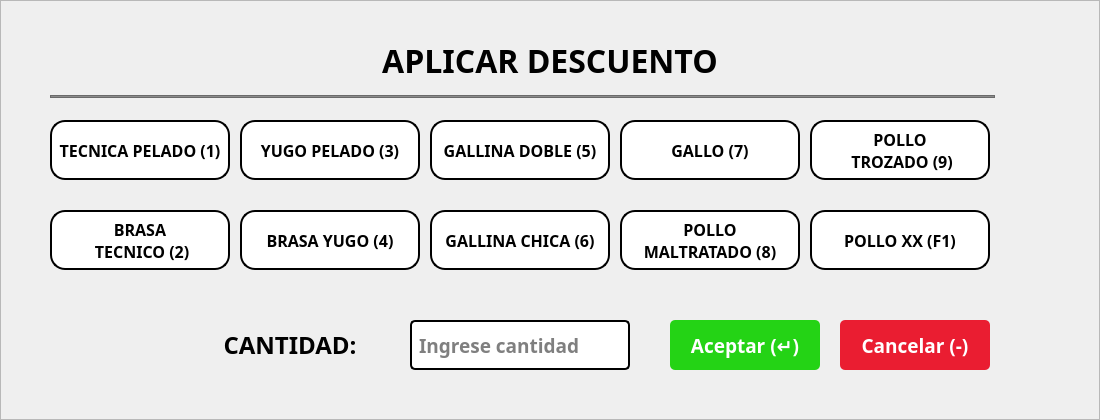
    <widget class="QFrame" name="frmAplicarDescuento">
     <property name="geometry">
      <rect>
       <x>410</x>
       <y>330</y>
       <width>1100</width>
       <height>420</height>
      </rect>
     </property>
     <property name="styleSheet">
      <string notr="true">#frmAplicarDescuento{background-color: rgb(255, 255, 255);
color: rgb(0, 0, 0);
border:none;
border-radius: 10px;
border: 2px solid #D9D9D9;}</string>
     </property>
     <property name="frameShape">
      <enum>QFrame::StyledPanel</enum>
     </property>
     <property name="frameShadow">
      <enum>QFrame::Raised</enum>
     </property>
     <widget class="QLabel" name="lblTextAplicarDescuento">
      <property name="geometry">
       <rect>
        <x>50</x>
        <y>35</y>
        <width>1000</width>
        <height>50</height>
       </rect>
      </property>
      <property name="font">
       <font>
        <family>Poppins</family>
        <pointsize>24</pointsize>
        <weight>75</weight>
        <bold>true</bold>
       </font>
      </property>
      <property name="text">
       <string>APLICAR DESCUENTO</string>
      </property>
      <property name="alignment">
       <set>Qt::AlignCenter</set>
      </property>
     </widget>
     <widget class="QLabel" name="btnDescGallinaDoble">
      <property name="geometry">
       <rect>
        <x>430</x>
        <y>120</y>
        <width>180</width>
        <height>60</height>
       </rect>
      </property>
      <property name="font">
       <font>
        <family>Poppins</family>
        <pointsize>12</pointsize>
        <weight>75</weight>
        <bold>true</bold>
       </font>
      </property>
      <property name="styleSheet">
       <string notr="true">background-color: rgb(255, 255, 255);
border-color: rgb(0, 0, 0);
border: 2px solid black;
  border-radius: 15px;</string>
      </property>
      <property name="text">
       <string>GALLINA DOBLE (5)</string>
      </property>
      <property name="alignment">
       <set>Qt::AlignCenter</set>
      </property>
     </widget>
     <widget class="QLabel" name="lblCantidadDesc">
      <property name="geometry">
       <rect>
        <x>190</x>
        <y>320</y>
        <width>200</width>
        <height>50</height>
       </rect>
      </property>
      <property name="font">
       <font>
        <family>Poppins</family>
        <pointsize>18</pointsize>
        <weight>75</weight>
        <bold>true</bold>
       </font>
      </property>
      <property name="text">
       <string>CANTIDAD:</string>
      </property>
      <property name="alignment">
       <set>Qt::AlignCenter</set>
      </property>
     </widget>
     <widget class="QLabel" name="imgIconDesc">
      <property name="enabled">
       <bool>true</bool>
      </property>
      <property name="geometry">
       <rect>
        <x>1010</x>
        <y>170</y>
        <width>50</width>
        <height>50</height>
       </rect>
      </property>
      <property name="text">
       <string/>
      </property>
      <property name="scaledContents">
       <bool>true</bool>
      </property>
      <property name="wordWrap">
       <bool>true</bool>
      </property>
     </widget>
     <widget class="QLabel" name="btnDescGallo">
      <property name="geometry">
       <rect>
        <x>620</x>
        <y>120</y>
        <width>180</width>
        <height>60</height>
       </rect>
      </property>
      <property name="font">
       <font>
        <family>Poppins</family>
        <pointsize>12</pointsize>
        <weight>75</weight>
        <bold>true</bold>
       </font>
      </property>
      <property name="styleSheet">
       <string notr="true">background-color: rgb(255, 255, 255);
border-color: rgb(0, 0, 0);
border: 2px solid black;
  border-radius: 15px;</string>
      </property>
      <property name="text">
       <string>GALLO (7)</string>
      </property>
      <property name="alignment">
       <set>Qt::AlignCenter</set>
      </property>
     </widget>
     <widget class="QPushButton" name="btnAceptarFrmAplicarDescuento">
      <property name="geometry">
       <rect>
        <x>670</x>
        <y>320</y>
        <width>150</width>
        <height>50</height>
       </rect>
      </property>
      <property name="font">
       <font>
        <family>Poppins</family>
        <pointsize>14</pointsize>
        <weight>75</weight>
        <bold>true</bold>
       </font>
      </property>
      <property name="cursor">
       <cursorShape>PointingHandCursor</cursorShape>
      </property>
      <property name="styleSheet">
       <string notr="true">background-color: rgb(36, 211, 21);
color: rgb(255, 255, 255);
border:none;
border-radius: 5px;</string>
      </property>
      <property name="text">
       <string>Aceptar (↵)</string>
      </property>
      <property name="flat">
       <bool>false</bool>
      </property>
     </widget>
     <widget class="QPushButton" name="btnCancelarFrmAplicarDescuento">
      <property name="geometry">
       <rect>
        <x>840</x>
        <y>320</y>
        <width>150</width>
        <height>50</height>
       </rect>
      </property>
      <property name="font">
       <font>
        <family>Poppins</family>
        <pointsize>14</pointsize>
        <weight>75</weight>
        <bold>true</bold>
       </font>
      </property>
      <property name="cursor">
       <cursorShape>PointingHandCursor</cursorShape>
      </property>
      <property name="styleSheet">
       <string notr="true">background-color: rgb(234, 29, 49);
color: rgb(255, 255, 255);
border:none;
border-radius: 5px;</string>
      </property>
      <property name="text">
       <string>Cancelar (-)</string>
      </property>
     </widget>
     <widget class="QFrame" name="frame">
      <property name="geometry">
       <rect>
        <x>50</x>
        <y>95</y>
        <width>945</width>
        <height>3</height>
       </rect>
      </property>
      <property name="styleSheet">
       <string notr="true">background-color: rgb(139, 139, 139);</string>
      </property>
      <property name="frameShape">
       <enum>QFrame::StyledPanel</enum>
      </property>
      <property name="frameShadow">
       <enum>QFrame::Raised</enum>
      </property>
     </widget>
     <widget class="QLineEdit" name="txtCantidadDescuento">
      <property name="geometry">
       <rect>
        <x>410</x>
        <y>320</y>
        <width>220</width>
        <height>50</height>
       </rect>
      </property>
      <property name="font">
       <font>
        <family>Poppins</family>
        <pointsize>14</pointsize>
        <weight>75</weight>
        <bold>true</bold>
       </font>
      </property>
      <property name="styleSheet">
       <string notr="true">background-color: rgb(255, 255, 255);
color: rgb(0, 0, 0);
border-radius: 5px;
border: 2px solid #000;
padding: 5px</string>
      </property>
      <property name="text">
       <string/>
      </property>
      <property name="placeholderText">
       <string>Ingrese cantidad</string>
      </property>
     </widget>
     <widget class="QLabel" name="btnDescPolloTrozado">
      <property name="geometry">
       <rect>
        <x>810</x>
        <y>120</y>
        <width>180</width>
        <height>60</height>
       </rect>
      </property>
      <property name="font">
       <font>
        <family>Poppins</family>
        <pointsize>12</pointsize>
        <weight>75</weight>
        <bold>true</bold>
       </font>
      </property>
      <property name="styleSheet">
       <string notr="true">background-color: rgb(255, 255, 255);
border-color: rgb(0, 0, 0);
border: 2px solid black;
  border-radius: 15px;</string>
      </property>
      <property name="text">
       <string>POLLO 
 TROZADO (9)</string>
      </property>
      <property name="alignment">
       <set>Qt::AlignCenter</set>
      </property>
     </widget>
     <widget class="QLabel" name="btnDescYugoPelado">
      <property name="geometry">
       <rect>
        <x>240</x>
        <y>120</y>
        <width>180</width>
        <height>60</height>
       </rect>
      </property>
      <property name="font">
       <font>
        <family>Poppins</family>
        <pointsize>12</pointsize>
        <weight>75</weight>
        <bold>true</bold>
       </font>
      </property>
      <property name="styleSheet">
       <string notr="true">background-color: rgb(255, 255, 255);
border-color: rgb(0, 0, 0);
border: 2px solid black;
  border-radius: 15px;</string>
      </property>
      <property name="text">
       <string>YUGO PELADO (3)</string>
      </property>
      <property name="alignment">
       <set>Qt::AlignCenter</set>
      </property>
     </widget>
     <widget class="QLabel" name="btnDescTecnicoPelado">
      <property name="geometry">
       <rect>
        <x>50</x>
        <y>120</y>
        <width>180</width>
        <height>60</height>
       </rect>
      </property>
      <property name="font">
       <font>
        <family>Poppins</family>
        <pointsize>12</pointsize>
        <weight>75</weight>
        <bold>true</bold>
       </font>
      </property>
      <property name="styleSheet">
       <string notr="true">background-color: rgb(255, 255, 255);
border-color: rgb(0, 0, 0);
border: 2px solid black;
  border-radius: 15px;</string>
      </property>
      <property name="text">
       <string>TECNICA PELADO (1)</string>
      </property>
      <property name="alignment">
       <set>Qt::AlignCenter</set>
      </property>
     </widget>
     <widget class="QLabel" name="btnDescGallinaChica">
      <property name="geometry">
       <rect>
        <x>430</x>
        <y>210</y>
        <width>180</width>
        <height>60</height>
       </rect>
      </property>
      <property name="font">
       <font>
        <family>Poppins</family>
        <pointsize>12</pointsize>
        <weight>75</weight>
        <bold>true</bold>
       </font>
      </property>
      <property name="styleSheet">
       <string notr="true">background-color: rgb(255, 255, 255);
border-color: rgb(0, 0, 0);
border: 2px solid black;
  border-radius: 15px;</string>
      </property>
      <property name="text">
       <string>GALLINA CHICA (6)</string>
      </property>
      <property name="alignment">
       <set>Qt::AlignCenter</set>
      </property>
     </widget>
     <widget class="QLabel" name="btnDescPolloMaltratado">
      <property name="geometry">
       <rect>
        <x>620</x>
        <y>210</y>
        <width>180</width>
        <height>60</height>
       </rect>
      </property>
      <property name="font">
       <font>
        <family>Poppins</family>
        <pointsize>12</pointsize>
        <weight>75</weight>
        <bold>true</bold>
       </font>
      </property>
      <property name="styleSheet">
       <string notr="true">background-color: rgb(255, 255, 255);
border-color: rgb(0, 0, 0);
border: 2px solid black;
  border-radius: 15px;</string>
      </property>
      <property name="text">
       <string>POLLO 
MALTRATADO (8)</string>
      </property>
      <property name="alignment">
       <set>Qt::AlignCenter</set>
      </property>
     </widget>
     <widget class="QLabel" name="btnDescPolloXx">
      <property name="geometry">
       <rect>
        <x>810</x>
        <y>210</y>
        <width>180</width>
        <height>60</height>
       </rect>
      </property>
      <property name="font">
       <font>
        <family>Poppins</family>
        <pointsize>12</pointsize>
        <weight>75</weight>
        <bold>true</bold>
       </font>
      </property>
      <property name="styleSheet">
       <string notr="true">background-color: rgb(255, 255, 255);
border-color: rgb(0, 0, 0);
border: 2px solid black;
  border-radius: 15px;</string>
      </property>
      <property name="text">
       <string>POLLO XX (F1)</string>
      </property>
      <property name="alignment">
       <set>Qt::AlignCenter</set>
      </property>
     </widget>
     <widget class="QLabel" name="btnDescBrasaYugo">
      <property name="geometry">
       <rect>
        <x>240</x>
        <y>210</y>
        <width>180</width>
        <height>60</height>
       </rect>
      </property>
      <property name="font">
       <font>
        <family>Poppins</family>
        <pointsize>12</pointsize>
        <weight>75</weight>
        <bold>true</bold>
       </font>
      </property>
      <property name="styleSheet">
       <string notr="true">background-color: rgb(255, 255, 255);
border-color: rgb(0, 0, 0);
border: 2px solid black;
  border-radius: 15px;</string>
      </property>
      <property name="text">
       <string>BRASA YUGO (4)</string>
      </property>
      <property name="alignment">
       <set>Qt::AlignCenter</set>
      </property>
     </widget>
     <widget class="QLabel" name="btnDescPolloBrasaTecnico">
      <property name="geometry">
       <rect>
        <x>50</x>
        <y>210</y>
        <width>180</width>
        <height>60</height>
       </rect>
      </property>
      <property name="font">
       <font>
        <family>Poppins</family>
        <pointsize>12</pointsize>
        <weight>75</weight>
        <bold>true</bold>
       </font>
      </property>
      <property name="styleSheet">
       <string notr="true">background-color: rgb(255, 255, 255);
border-color: rgb(0, 0, 0);
border: 2px solid black;
  border-radius: 15px;</string>
      </property>
      <property name="text">
       <string>BRASA 
 TECNICO (2)</string>
      </property>
      <property name="alignment">
       <set>Qt::AlignCenter</set>
      </property>
     </widget>
     <zorder>lblTextAplicarDescuento</zorder>
     <zorder>btnDescGallinaDoble</zorder>
     <zorder>lblCantidadDesc</zorder>
     <zorder>btnDescGallo</zorder>
     <zorder>imgIconDesc</zorder>
     <zorder>btnAceptarFrmAplicarDescuento</zorder>
     <zorder>btnCancelarFrmAplicarDescuento</zorder>
     <zorder>frame</zorder>
     <zorder>txtCantidadDescuento</zorder>
     <zorder>btnDescPolloTrozado</zorder>
     <zorder>btnDescYugoPelado</zorder>
     <zorder>btnDescTecnicoPelado</zorder>
     <zorder>btnDescGallinaChica</zorder>
     <zorder>btnDescPolloMaltratado</zorder>
     <zorder>btnDescPolloXx</zorder>
     <zorder>btnDescBrasaYugo</zorder>
     <zorder>btnDescPolloBrasaTecnico</zorder>
    </widget>
